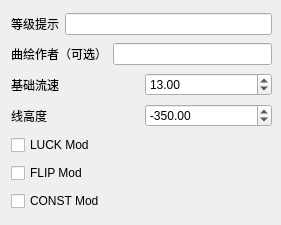
        <widget class="QWidget" name="Regular">
         <attribute name="title">
          <string>常规参数</string>
         </attribute>
         <widget class="QWidget" name="verticalLayoutWidget">
          <property name="geometry">
           <rect>
            <x>11</x>
            <y>11</y>
            <width>261</width>
            <height>205</height>
           </rect>
          </property>
          <layout class="QVBoxLayout" name="verticalLayout">
           <item>
            <layout class="QHBoxLayout" name="horizontalLayout_3">
             <item>
              <widget class="QLabel" name="level_label">
               <property name="toolTip">
                <string>&lt;html&gt;&lt;head/&gt;&lt;body&gt;&lt;p&gt;等级提示&lt;/p&gt;&lt;p&gt;示例：“IN Lv.15”“FM Lv.16”“4K Lv.23”&lt;/p&gt;&lt;/body&gt;&lt;/html&gt;</string>
               </property>
               <property name="text">
                <string>等级提示</string>
               </property>
              </widget>
             </item>
             <item>
              <widget class="QLineEdit" name="level"/>
             </item>
            </layout>
           </item>
           <item>
            <layout class="QHBoxLayout" name="horizontalLayout_39">
             <item>
              <widget class="QLabel" name="illustrator_label_2">
               <property name="toolTip">
                <string>&lt;html&gt;&lt;head/&gt;&lt;body&gt;&lt;p&gt;等级提示&lt;/p&gt;&lt;p&gt;示例：“IN Lv.15”“FM Lv.16”“4K Lv.23”&lt;/p&gt;&lt;/body&gt;&lt;/html&gt;</string>
               </property>
               <property name="text">
                <string>曲绘作者（可选）</string>
               </property>
              </widget>
             </item>
             <item>
              <widget class="QLineEdit" name="illustrator"/>
             </item>
            </layout>
           </item>
           <item>
            <layout class="QHBoxLayout" name="horizontalLayout">
             <item>
              <widget class="QLabel" name="general_speed_label">
               <property name="toolTip">
                <string>&lt;html&gt;&lt;head/&gt;&lt;body&gt;&lt;p&gt;音符流速（推荐值：13）&lt;/p&gt;&lt;p&gt;0~30，note每秒钟移动120倍该数值的像素&lt;/p&gt;&lt;/body&gt;&lt;/html&gt;</string>
               </property>
               <property name="text">
                <string>基础流速</string>
               </property>
              </widget>
             </item>
             <item>
              <widget class="QDoubleSpinBox" name="general_speed">
               <property name="whatsThis">
                <string>&lt;html&gt;&lt;head/&gt;&lt;body&gt;&lt;p&gt;&lt;br/&gt;&lt;/p&gt;&lt;/body&gt;&lt;/html&gt;</string>
               </property>
               <property name="maximum">
                <double>30.000000000000000</double>
               </property>
               <property name="value">
                <double>13.000000000000000</double>
               </property>
              </widget>
             </item>
            </layout>
           </item>
           <item>
            <layout class="QHBoxLayout" name="horizontalLayout_2">
             <item>
              <widget class="QLabel" name="y_movement_label">
               <property name="toolTip">
                <string>&lt;html&gt;&lt;head/&gt;&lt;body&gt;&lt;p&gt;主判定线高度（推荐值：-350）&lt;/p&gt;&lt;p&gt;屏幕范围-450至+450，数值越大，越靠屏幕上方。&lt;/p&gt;&lt;/body&gt;&lt;/html&gt;</string>
               </property>
               <property name="text">
                <string>线高度</string>
               </property>
              </widget>
             </item>
             <item>
              <widget class="QDoubleSpinBox" name="y_movement">
               <property name="minimum">
                <double>-450.000000000000000</double>
               </property>
               <property name="maximum">
                <double>450.000000000000000</double>
               </property>
               <property name="singleStep">
                <double>5.000000000000000</double>
               </property>
               <property name="value">
                <double>-350.000000000000000</double>
               </property>
              </widget>
             </item>
            </layout>
           </item>
           <item>
            <widget class="QCheckBox" name="LUCK">
             <property name="toolTip">
              <string>&lt;html&gt;&lt;head/&gt;&lt;body&gt;&lt;p&gt;LUCK Mod&lt;/p&gt;&lt;p&gt;与Malody中LUCK Mod保持一致，打乱所有轨道的顺序，生成与原谱面键型相同或相似的谱面。此选项与FLIP Mod选项冲突&lt;/p&gt;&lt;p&gt;*注：生成的谱面唯一确定，生成为Phigros谱面后不再具有随机性&lt;/p&gt;&lt;p&gt;（不会真的有人要用这个吧……）&lt;/p&gt;&lt;/body&gt;&lt;/html&gt;</string>
             </property>
             <property name="text">
              <string>LUCK Mod</string>
             </property>
             <property name="checked">
              <bool>false</bool>
             </property>
            </widget>
           </item>
           <item>
            <widget class="QCheckBox" name="FLIP">
             <property name="toolTip">
              <string>&lt;html&gt;&lt;head/&gt;&lt;body&gt;&lt;p&gt;FLIP Mod&lt;/p&gt;&lt;p&gt;与Malody中FLIP Mod相同，与Phigros中的Mirror模式相似，生成音符左右对称后的谱面。此选项与LUCK Mod冲突&lt;/p&gt;&lt;/body&gt;&lt;/html&gt;</string>
             </property>
             <property name="text">
              <string>FLIP Mod</string>
             </property>
             <property name="checked">
              <bool>false</bool>
             </property>
            </widget>
           </item>
           <item>
            <widget class="QCheckBox" name="CONST">
             <property name="toolTip">
              <string>&lt;html&gt;&lt;head/&gt;&lt;body&gt;&lt;p&gt;CONST Mod&lt;/p&gt;&lt;p&gt;与Malody中的Const Mod保持一致，取消音符流速与BPM和effect的关联&lt;/p&gt;&lt;/body&gt;&lt;/html&gt;</string>
             </property>
             <property name="text">
              <string>CONST Mod</string>
             </property>
             <property name="checked">
              <bool>false</bool>
             </property>
            </widget>
           </item>
          </layout>
         </widget>
        </widget>
